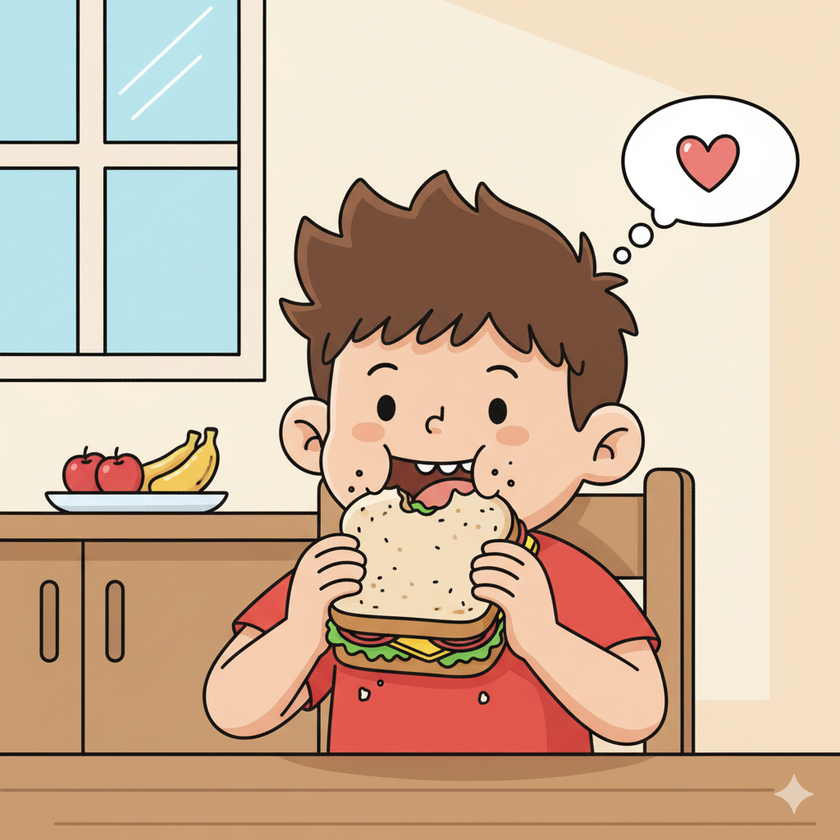
#> input picture gif-maker/img1.png, 840 x 840 px, shrunk from 1024 x 1024 before the run
$ python gif.py
#> lines starting #> are read from the running program, lines starting #| are printed output that depends on the picture
import imageio.v3 as iio
filenames = ['img1.png','img2.png']
images = []

for filename in filenames:
    images.append(iio.imread(filename))

iio.imwrite('kid_eating.gif',images,duration=500,loop=0)
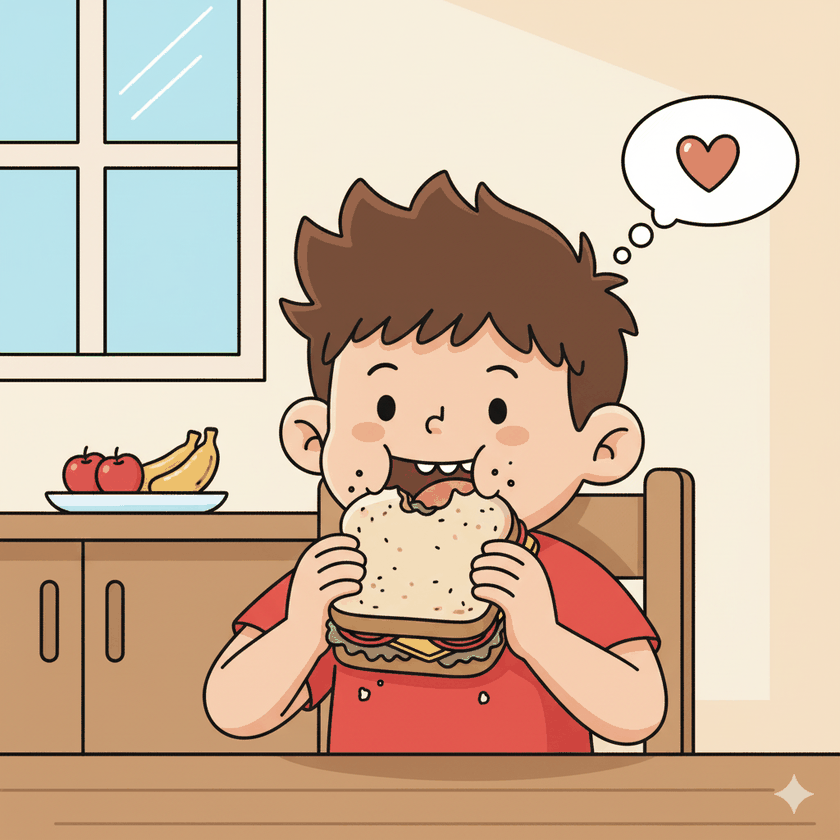
#> saved as kid_eating.gif: shape (840, 840, 3); mean R, G, B 206.1, 181.9, 159.9

print("GIF created successfully:kid_eating.gif")
